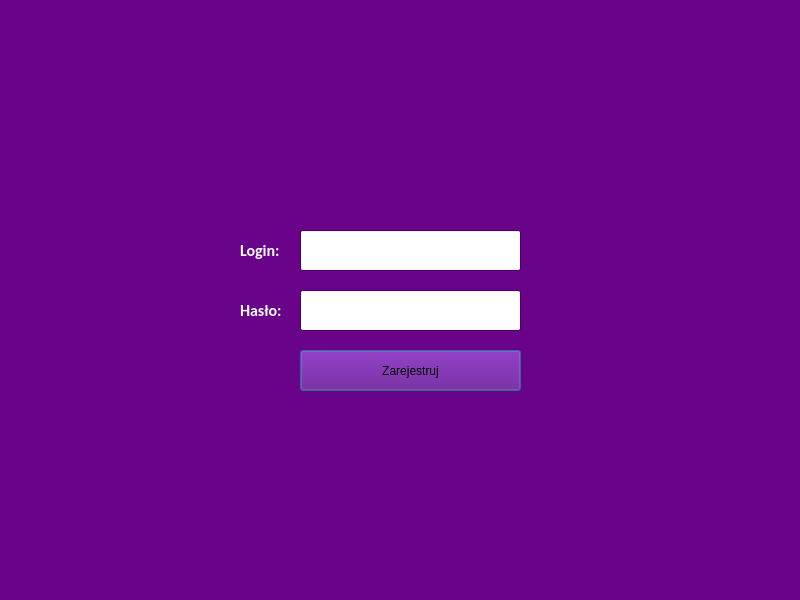
<?xml version="1.0" encoding="UTF-8"?>
<ui version="4.0">
 <class>RegisterDialog</class>
 <widget class="QDialog" name="RegisterDialog">
  <property name="geometry">
   <rect>
    <x>0</x>
    <y>0</y>
    <width>800</width>
    <height>600</height>
   </rect>
  </property>
  <property name="minimumSize">
   <size>
    <width>800</width>
    <height>600</height>
   </size>
  </property>
  <property name="maximumSize">
   <size>
    <width>800</width>
    <height>600</height>
   </size>
  </property>
  <property name="palette">
   <palette>
    <active>
     <colorrole role="WindowText">
      <brush brushstyle="SolidPattern">
       <color alpha="255">
        <red>0</red>
        <green>0</green>
        <blue>0</blue>
       </color>
      </brush>
     </colorrole>
     <colorrole role="Button">
      <brush brushstyle="SolidPattern">
       <color alpha="255">
        <red>104</red>
        <green>3</green>
        <blue>138</blue>
       </color>
      </brush>
     </colorrole>
     <colorrole role="Light">
      <brush brushstyle="SolidPattern">
       <color alpha="255">
        <red>156</red>
        <green>5</green>
        <blue>207</blue>
       </color>
      </brush>
     </colorrole>
     <colorrole role="Midlight">
      <brush brushstyle="SolidPattern">
       <color alpha="255">
        <red>130</red>
        <green>4</green>
        <blue>172</blue>
       </color>
      </brush>
     </colorrole>
     <colorrole role="Dark">
      <brush brushstyle="SolidPattern">
       <color alpha="255">
        <red>52</red>
        <green>2</green>
        <blue>69</blue>
       </color>
      </brush>
     </colorrole>
     <colorrole role="Mid">
      <brush brushstyle="SolidPattern">
       <color alpha="255">
        <red>69</red>
        <green>2</green>
        <blue>92</blue>
       </color>
      </brush>
     </colorrole>
     <colorrole role="Text">
      <brush brushstyle="SolidPattern">
       <color alpha="255">
        <red>0</red>
        <green>0</green>
        <blue>0</blue>
       </color>
      </brush>
     </colorrole>
     <colorrole role="BrightText">
      <brush brushstyle="SolidPattern">
       <color alpha="255">
        <red>255</red>
        <green>255</green>
        <blue>255</blue>
       </color>
      </brush>
     </colorrole>
     <colorrole role="ButtonText">
      <brush brushstyle="SolidPattern">
       <color alpha="255">
        <red>0</red>
        <green>0</green>
        <blue>0</blue>
       </color>
      </brush>
     </colorrole>
     <colorrole role="Base">
      <brush brushstyle="SolidPattern">
       <color alpha="255">
        <red>255</red>
        <green>255</green>
        <blue>255</blue>
       </color>
      </brush>
     </colorrole>
     <colorrole role="Window">
      <brush brushstyle="SolidPattern">
       <color alpha="255">
        <red>104</red>
        <green>3</green>
        <blue>138</blue>
       </color>
      </brush>
     </colorrole>
     <colorrole role="Shadow">
      <brush brushstyle="SolidPattern">
       <color alpha="255">
        <red>0</red>
        <green>0</green>
        <blue>0</blue>
       </color>
      </brush>
     </colorrole>
     <colorrole role="AlternateBase">
      <brush brushstyle="SolidPattern">
       <color alpha="255">
        <red>179</red>
        <green>129</green>
        <blue>196</blue>
       </color>
      </brush>
     </colorrole>
     <colorrole role="ToolTipBase">
      <brush brushstyle="SolidPattern">
       <color alpha="255">
        <red>255</red>
        <green>255</green>
        <blue>220</blue>
       </color>
      </brush>
     </colorrole>
     <colorrole role="ToolTipText">
      <brush brushstyle="SolidPattern">
       <color alpha="255">
        <red>0</red>
        <green>0</green>
        <blue>0</blue>
       </color>
      </brush>
     </colorrole>
     <colorrole role="PlaceholderText">
      <brush brushstyle="SolidPattern">
       <color alpha="127">
        <red>0</red>
        <green>0</green>
        <blue>0</blue>
       </color>
      </brush>
     </colorrole>
    </active>
    <inactive>
     <colorrole role="WindowText">
      <brush brushstyle="SolidPattern">
       <color alpha="255">
        <red>0</red>
        <green>0</green>
        <blue>0</blue>
       </color>
      </brush>
     </colorrole>
     <colorrole role="Button">
      <brush brushstyle="SolidPattern">
       <color alpha="255">
        <red>104</red>
        <green>3</green>
        <blue>138</blue>
       </color>
      </brush>
     </colorrole>
     <colorrole role="Light">
      <brush brushstyle="SolidPattern">
       <color alpha="255">
        <red>156</red>
        <green>5</green>
        <blue>207</blue>
       </color>
      </brush>
     </colorrole>
     <colorrole role="Midlight">
      <brush brushstyle="SolidPattern">
       <color alpha="255">
        <red>130</red>
        <green>4</green>
        <blue>172</blue>
       </color>
      </brush>
     </colorrole>
     <colorrole role="Dark">
      <brush brushstyle="SolidPattern">
       <color alpha="255">
        <red>52</red>
        <green>2</green>
        <blue>69</blue>
       </color>
      </brush>
     </colorrole>
     <colorrole role="Mid">
      <brush brushstyle="SolidPattern">
       <color alpha="255">
        <red>69</red>
        <green>2</green>
        <blue>92</blue>
       </color>
      </brush>
     </colorrole>
     <colorrole role="Text">
      <brush brushstyle="SolidPattern">
       <color alpha="255">
        <red>0</red>
        <green>0</green>
        <blue>0</blue>
       </color>
      </brush>
     </colorrole>
     <colorrole role="BrightText">
      <brush brushstyle="SolidPattern">
       <color alpha="255">
        <red>255</red>
        <green>255</green>
        <blue>255</blue>
       </color>
      </brush>
     </colorrole>
     <colorrole role="ButtonText">
      <brush brushstyle="SolidPattern">
       <color alpha="255">
        <red>0</red>
        <green>0</green>
        <blue>0</blue>
       </color>
      </brush>
     </colorrole>
     <colorrole role="Base">
      <brush brushstyle="SolidPattern">
       <color alpha="255">
        <red>255</red>
        <green>255</green>
        <blue>255</blue>
       </color>
      </brush>
     </colorrole>
     <colorrole role="Window">
      <brush brushstyle="SolidPattern">
       <color alpha="255">
        <red>104</red>
        <green>3</green>
        <blue>138</blue>
       </color>
      </brush>
     </colorrole>
     <colorrole role="Shadow">
      <brush brushstyle="SolidPattern">
       <color alpha="255">
        <red>0</red>
        <green>0</green>
        <blue>0</blue>
       </color>
      </brush>
     </colorrole>
     <colorrole role="AlternateBase">
      <brush brushstyle="SolidPattern">
       <color alpha="255">
        <red>179</red>
        <green>129</green>
        <blue>196</blue>
       </color>
      </brush>
     </colorrole>
     <colorrole role="ToolTipBase">
      <brush brushstyle="SolidPattern">
       <color alpha="255">
        <red>255</red>
        <green>255</green>
        <blue>220</blue>
       </color>
      </brush>
     </colorrole>
     <colorrole role="ToolTipText">
      <brush brushstyle="SolidPattern">
       <color alpha="255">
        <red>0</red>
        <green>0</green>
        <blue>0</blue>
       </color>
      </brush>
     </colorrole>
     <colorrole role="PlaceholderText">
      <brush brushstyle="SolidPattern">
       <color alpha="127">
        <red>0</red>
        <green>0</green>
        <blue>0</blue>
       </color>
      </brush>
     </colorrole>
    </inactive>
    <disabled>
     <colorrole role="WindowText">
      <brush brushstyle="SolidPattern">
       <color alpha="255">
        <red>52</red>
        <green>2</green>
        <blue>69</blue>
       </color>
      </brush>
     </colorrole>
     <colorrole role="Button">
      <brush brushstyle="SolidPattern">
       <color alpha="255">
        <red>104</red>
        <green>3</green>
        <blue>138</blue>
       </color>
      </brush>
     </colorrole>
     <colorrole role="Light">
      <brush brushstyle="SolidPattern">
       <color alpha="255">
        <red>156</red>
        <green>5</green>
        <blue>207</blue>
       </color>
      </brush>
     </colorrole>
     <colorrole role="Midlight">
      <brush brushstyle="SolidPattern">
       <color alpha="255">
        <red>130</red>
        <green>4</green>
        <blue>172</blue>
       </color>
      </brush>
     </colorrole>
     <colorrole role="Dark">
      <brush brushstyle="SolidPattern">
       <color alpha="255">
        <red>52</red>
        <green>2</green>
        <blue>69</blue>
       </color>
      </brush>
     </colorrole>
     <colorrole role="Mid">
      <brush brushstyle="SolidPattern">
       <color alpha="255">
        <red>69</red>
        <green>2</green>
        <blue>92</blue>
       </color>
      </brush>
     </colorrole>
     <colorrole role="Text">
      <brush brushstyle="SolidPattern">
       <color alpha="255">
        <red>52</red>
        <green>2</green>
        <blue>69</blue>
       </color>
      </brush>
     </colorrole>
     <colorrole role="BrightText">
      <brush brushstyle="SolidPattern">
       <color alpha="255">
        <red>255</red>
        <green>255</green>
        <blue>255</blue>
       </color>
      </brush>
     </colorrole>
     <colorrole role="ButtonText">
      <brush brushstyle="SolidPattern">
       <color alpha="255">
        <red>52</red>
        <green>2</green>
        <blue>69</blue>
       </color>
      </brush>
     </colorrole>
     <colorrole role="Base">
      <brush brushstyle="SolidPattern">
       <color alpha="255">
        <red>104</red>
        <green>3</green>
        <blue>138</blue>
       </color>
      </brush>
     </colorrole>
     <colorrole role="Window">
      <brush brushstyle="SolidPattern">
       <color alpha="255">
        <red>104</red>
        <green>3</green>
        <blue>138</blue>
       </color>
      </brush>
     </colorrole>
     <colorrole role="Shadow">
      <brush brushstyle="SolidPattern">
       <color alpha="255">
        <red>0</red>
        <green>0</green>
        <blue>0</blue>
       </color>
      </brush>
     </colorrole>
     <colorrole role="AlternateBase">
      <brush brushstyle="SolidPattern">
       <color alpha="255">
        <red>104</red>
        <green>3</green>
        <blue>138</blue>
       </color>
      </brush>
     </colorrole>
     <colorrole role="ToolTipBase">
      <brush brushstyle="SolidPattern">
       <color alpha="255">
        <red>255</red>
        <green>255</green>
        <blue>220</blue>
       </color>
      </brush>
     </colorrole>
     <colorrole role="ToolTipText">
      <brush brushstyle="SolidPattern">
       <color alpha="255">
        <red>0</red>
        <green>0</green>
        <blue>0</blue>
       </color>
      </brush>
     </colorrole>
     <colorrole role="PlaceholderText">
      <brush brushstyle="SolidPattern">
       <color alpha="127">
        <red>52</red>
        <green>2</green>
        <blue>69</blue>
       </color>
      </brush>
     </colorrole>
    </disabled>
   </palette>
  </property>
  <property name="windowTitle">
   <string>Dialog</string>
  </property>
  <widget class="QPushButton" name="registerButton">
   <property name="geometry">
    <rect>
     <x>300</x>
     <y>350</y>
     <width>221</width>
     <height>41</height>
    </rect>
   </property>
   <property name="text">
    <string>Zarejestruj</string>
   </property>
  </widget>
  <widget class="QLabel" name="registerLabel">
   <property name="geometry">
    <rect>
     <x>300</x>
     <y>90</y>
     <width>221</width>
     <height>70</height>
    </rect>
   </property>
   <property name="text">
    <string/>
   </property>
   <property name="scaledContents">
    <bool>true</bool>
   </property>
  </widget>
  <widget class="QLabel" name="registerAnswer">
   <property name="geometry">
    <rect>
     <x>30</x>
     <y>380</y>
     <width>741</width>
     <height>31</height>
    </rect>
   </property>
   <property name="palette">
    <palette>
     <active>
      <colorrole role="WindowText">
       <brush brushstyle="SolidPattern">
        <color alpha="255">
         <red>255</red>
         <green>255</green>
         <blue>255</blue>
        </color>
       </brush>
      </colorrole>
      <colorrole role="Text">
       <brush brushstyle="SolidPattern">
        <color alpha="255">
         <red>255</red>
         <green>255</green>
         <blue>255</blue>
        </color>
       </brush>
      </colorrole>
     </active>
     <inactive>
      <colorrole role="WindowText">
       <brush brushstyle="SolidPattern">
        <color alpha="255">
         <red>255</red>
         <green>255</green>
         <blue>255</blue>
        </color>
       </brush>
      </colorrole>
      <colorrole role="Text">
       <brush brushstyle="SolidPattern">
        <color alpha="255">
         <red>255</red>
         <green>255</green>
         <blue>255</blue>
        </color>
       </brush>
      </colorrole>
     </inactive>
     <disabled/>
    </palette>
   </property>
   <property name="font">
    <font>
     <family>Calibri</family>
     <pointsize>12</pointsize>
     <italic>true</italic>
     <bold>true</bold>
    </font>
   </property>
   <property name="styleSheet">
    <string notr="true"/>
   </property>
   <property name="text">
    <string/>
   </property>
  </widget>
  <widget class="QLabel" name="label">
   <property name="geometry">
    <rect>
     <x>240</x>
     <y>230</y>
     <width>51</width>
     <height>41</height>
    </rect>
   </property>
   <property name="palette">
    <palette>
     <active>
      <colorrole role="WindowText">
       <brush brushstyle="SolidPattern">
        <color alpha="255">
         <red>255</red>
         <green>255</green>
         <blue>255</blue>
        </color>
       </brush>
      </colorrole>
     </active>
     <inactive>
      <colorrole role="WindowText">
       <brush brushstyle="SolidPattern">
        <color alpha="255">
         <red>255</red>
         <green>255</green>
         <blue>255</blue>
        </color>
       </brush>
      </colorrole>
     </inactive>
     <disabled/>
    </palette>
   </property>
   <property name="font">
    <font>
     <family>Calibri</family>
     <pointsize>12</pointsize>
     <bold>true</bold>
    </font>
   </property>
   <property name="text">
    <string>Login:</string>
   </property>
  </widget>
  <widget class="QLabel" name="label_2">
   <property name="geometry">
    <rect>
     <x>240</x>
     <y>290</y>
     <width>51</width>
     <height>41</height>
    </rect>
   </property>
   <property name="palette">
    <palette>
     <active>
      <colorrole role="WindowText">
       <brush brushstyle="SolidPattern">
        <color alpha="255">
         <red>255</red>
         <green>255</green>
         <blue>255</blue>
        </color>
       </brush>
      </colorrole>
     </active>
     <inactive>
      <colorrole role="WindowText">
       <brush brushstyle="SolidPattern">
        <color alpha="255">
         <red>255</red>
         <green>255</green>
         <blue>255</blue>
        </color>
       </brush>
      </colorrole>
     </inactive>
     <disabled/>
    </palette>
   </property>
   <property name="font">
    <font>
     <family>Calibri</family>
     <pointsize>12</pointsize>
     <bold>true</bold>
    </font>
   </property>
   <property name="text">
    <string>Hasło:</string>
   </property>
  </widget>
  <widget class="QLineEdit" name="registerNick">
   <property name="geometry">
    <rect>
     <x>300</x>
     <y>230</y>
     <width>221</width>
     <height>41</height>
    </rect>
   </property>
  </widget>
  <widget class="QLineEdit" name="registerPassword">
   <property name="geometry">
    <rect>
     <x>300</x>
     <y>290</y>
     <width>221</width>
     <height>41</height>
    </rect>
   </property>
  </widget>
 </widget>
 <resources/>
 <connections/>
</ui>
